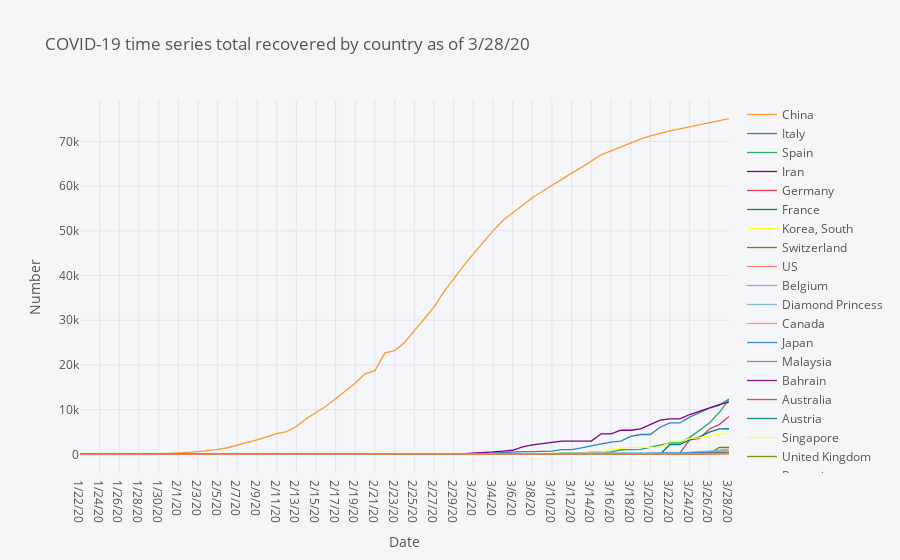

Write notebook code for a chart like this one.
### Code cell
# Time series total recovered by country

df=covid19_recovered.groupby('Country/Region').sum().reset_index()
df_recovered=df.sort_values(recovered_latest,ascending=False).head(20).drop(['Lat', 'Long'],axis=1).set_index("Country/Region").T
fig = df_recovered.iplot(asFigure=True, xTitle="Date", yTitle="Number", title=f'COVID-19 time series total recovered by country as of {recovered_latest}')
fig

### Figure 1 — Plotly figure (JSON) as saved in the notebook; plotly's stock layout.template omitted (floating-point values rounded to 4 significant figures)
{"data": [{"line": {"color": "rgba(255, 153, 51, 1.0)", "dash": "solid", "shape": "linear", "width": 1.3}, "mode": "lines", "name": "China", "text": "", "type": "scatter", "x": ["1/22/20", "1/23/20", "1/24/20", "1/25/20", "1/26/20", "1/27/20", "1/28/20", "1/29/20", "1/30/20", "1/31/20", "2/1/20", "2/2/20", "2/3/20", "2/4/20", "2/5/20", "2/6/20", "2/7/20", "2/8/20", "2/9/20", "2/10/20", "2/11/20", "2/12/20", "2/13/20", "2/14/20", "2/15/20", "2/16/20", "2/17/20", "2/18/20", "2/19/20", "2/20/20", "2/21/20", "2/22/20", "2/23/20", "2/24/20", "2/25/20", "2/26/20", "2/27/20", "2/28/20", "2/29/20", "3/1/20", "3/2/20", "3/3/20", "3/4/20", "3/5/20", "3/6/20", "3/7/20", "3/8/20", "3/9/20", "3/10/20", "3/11/20", "3/12/20", "3/13/20", "3/14/20", "3/15/20", "3/16/20", "3/17/20", "3/18/20", "3/19/20", "3/20/20", "3/21/20", "3/22/20", "3/23/20", "3/24/20", "3/25/20", "3/26/20", "3/27/20", "3/28/20"], "y": [28, 30, 36, 39, 49, 58, 101, 120, 135, 214, 275, 463, 614, 843, 1115, 1477, 1999, 2596, 3219, 3918, 4636, 5082, 6217, 7977, 9298, 10755, 12462, 14206, 15962, 18014, 18704, 22699, 23187, 25015, 27676, 30084, 32930, 36329, 39320, 42162, 44854, 47450, 50001, 52292, 53944, 55539, 57388, 58804, 60181, 61644, 62901, 64196, 65660, 67017, 67910, 68798, 69755, 70535, 71266, 71857, 72362, 72814, 73280, 73773, 74181, 74720, 75100]}, {"line": {"color": "rgba(55, 128, 191, 1.0)", "dash": "solid", "shape": "linear", "width": 1.3}, "mode": "lines", "name": "Italy", "text": "", "type": "scatter", "x": ["1/22/20", "1/23/20", "1/24/20", "1/25/20", "1/26/20", "1/27/20", "1/28/20", "1/29/20", "1/30/20", "1/31/20", "2/1/20", "2/2/20", "2/3/20", "2/4/20", "2/5/20", "2/6/20", "2/7/20", "2/8/20", "2/9/20", "2/10/20", "2/11/20", "2/12/20", "2/13/20", "2/14/20", "2/15/20", "2/16/20", "2/17/20", "2/18/20", "2/19/20", "2/20/20", "2/21/20", "2/22/20", "2/23/20", "2/24/20", "2/25/20", "2/26/20", "2/27/20", "2/28/20", "2/29/20", "3/1/20", "3/2/20", "3/3/20", "3/4/20", "3/5/20", "3/6/20", "3/7/20", "3/8/20", "3/9/20", "3/10/20", "3/11/20", "3/12/20", "3/13/20", "3/14/20", "3/15/20", "3/16/20", "3/17/20", "3/18/20", "3/19/20", "3/20/20", "3/21/20", "3/22/20", "3/23/20", "3/24/20", "3/25/20", "3/26/20", "3/27/20", "3/28/20"], "y": [0, 0, 0, 0, 0, 0, 0, 0, 0, 0, 0, 0, 0, 0, 0, 0, 0, 0, 0, 0, 0, 0, 0, 0, 0, 0, 0, 0, 0, 0, 0, 1, 2, 1, 1, 3, 45, 46, 46, 83, 149, 160, 276, 414, 523, 589, 622, 724, 724, 1045, 1045, 1439, 1966, 2335, 2749, 2941, 4025, 4440, 4440, 6072, 7024, 7024, 8326, 9362, 10361, 10950, 12384]}, {"line": {"color": "rgba(50, 171, 96, 1.0)", "dash": "solid", "shape": "linear", "width": 1.3}, "mode": "lines", "name": "Spain", "text": "", "type": "scatter", "x": ["1/22/20", "1/23/20", "1/24/20", "1/25/20", "1/26/20", "1/27/20", "1/28/20", "1/29/20", "1/30/20", "1/31/20", "2/1/20", "2/2/20", "2/3/20", "2/4/20", "2/5/20", "2/6/20", "2/7/20", "2/8/20", "2/9/20", "2/10/20", "2/11/20", "2/12/20", "2/13/20", "2/14/20", "2/15/20", "2/16/20", "2/17/20", "2/18/20", "2/19/20", "2/20/20", "2/21/20", "2/22/20", "2/23/20", "2/24/20", "2/25/20", "2/26/20", "2/27/20", "2/28/20", "2/29/20", "3/1/20", "3/2/20", "3/3/20", "3/4/20", "3/5/20", "3/6/20", "3/7/20", "3/8/20", "3/9/20", "3/10/20", "3/11/20", "3/12/20", "3/13/20", "3/14/20", "3/15/20", "3/16/20", "3/17/20", "3/18/20", "3/19/20", "3/20/20", "3/21/20", "3/22/20", "3/23/20", "3/24/20", "3/25/20", "3/26/20", "3/27/20", "3/28/20"], "y": [0, 0, 0, 0, 0, 0, 0, 0, 0, 0, 0, 0, 0, 0, 0, 0, 0, 0, 0, 0, 0, 0, 0, 0, 2, 2, 2, 2, 2, 2, 2, 2, 2, 2, 2, 2, 2, 2, 2, 2, 2, 2, 2, 2, 2, 30, 30, 32, 32, 183, 183, 193, 517, 517, 530, 1028, 1081, 1107, 1588, 2125, 2575, 2575, 3794, 5367, 7015, 9357, 12285]}, {"line": {"color": "rgba(128, 0, 128, 1.0)", "dash": "solid", "shape": "linear", "width": 1.3}, "mode": "lines", "name": "Iran", "text": "", "type": "scatter", "x": ["1/22/20", "1/23/20", "1/24/20", "1/25/20", "1/26/20", "1/27/20", "1/28/20", "1/29/20", "1/30/20", "1/31/20", "2/1/20", "2/2/20", "2/3/20", "2/4/20", "2/5/20", "2/6/20", "2/7/20", "2/8/20", "2/9/20", "2/10/20", "2/11/20", "2/12/20", "2/13/20", "2/14/20", "2/15/20", "2/16/20", "2/17/20", "2/18/20", "2/19/20", "2/20/20", "2/21/20", "2/22/20", "2/23/20", "2/24/20", "2/25/20", "2/26/20", "2/27/20", "2/28/20", "2/29/20", "3/1/20", "3/2/20", "3/3/20", "3/4/20", "3/5/20", "3/6/20", "3/7/20", "3/8/20", "3/9/20", "3/10/20", "3/11/20", "3/12/20", "3/13/20", "3/14/20", "3/15/20", "3/16/20", "3/17/20", "3/18/20", "3/19/20", "3/20/20", "3/21/20", "3/22/20", "3/23/20", "3/24/20", "3/25/20", "3/26/20", "3/27/20", "3/28/20"], "y": [0, 0, 0, 0, 0, 0, 0, 0, 0, 0, 0, 0, 0, 0, 0, 0, 0, 0, 0, 0, 0, 0, 0, 0, 0, 0, 0, 0, 0, 0, 0, 0, 0, 0, 0, 49, 49, 73, 123, 175, 291, 291, 552, 739, 913, 1669, 2134, 2394, 2731, 2959, 2959, 2959, 2959, 4590, 4590, 5389, 5389, 5710, 6745, 7635, 7931, 7931, 8913, 9625, 10457, 11133, 11679]}, {"line": {"color": "rgba(219, 64, 82, 1.0)", "dash": "solid", "shape": "linear", "width": 1.3}, "mode": "lines", "name": "Germany", "text": "", "type": "scatter", "x": ["1/22/20", "1/23/20", "1/24/20", "1/25/20", "1/26/20", "1/27/20", "1/28/20", "1/29/20", "1/30/20", "1/31/20", "2/1/20", "2/2/20", "2/3/20", "2/4/20", "2/5/20", "2/6/20", "2/7/20", "2/8/20", "2/9/20", "2/10/20", "2/11/20", "2/12/20", "2/13/20", "2/14/20", "2/15/20", "2/16/20", "2/17/20", "2/18/20", "2/19/20", "2/20/20", "2/21/20", "2/22/20", "2/23/20", "2/24/20", "2/25/20", "2/26/20", "2/27/20", "2/28/20", "2/29/20", "3/1/20", "3/2/20", "3/3/20", "3/4/20", "3/5/20", "3/6/20", "3/7/20", "3/8/20", "3/9/20", "3/10/20", "3/11/20", "3/12/20", "3/13/20", "3/14/20", "3/15/20", "3/16/20", "3/17/20", "3/18/20", "3/19/20", "3/20/20", "3/21/20", "3/22/20", "3/23/20", "3/24/20", "3/25/20", "3/26/20", "3/27/20", "3/28/20"], "y": [0, 0, 0, 0, 0, 0, 0, 0, 0, 0, 0, 0, 0, 0, 0, 0, 0, 0, 0, 0, 0, 0, 1, 1, 1, 1, 1, 12, 12, 12, 14, 14, 14, 14, 14, 15, 16, 16, 16, 16, 16, 16, 16, 16, 17, 18, 18, 18, 18, 25, 25, 46, 46, 46, 67, 67, 105, 113, 180, 233, 266, 266, 3243, 3547, 5673, 6658, 8481]}, {"line": {"color": "rgba(0, 128, 128, 1.0)", "dash": "solid", "shape": "linear", "width": 1.3}, "mode": "lines", "name": "France", "text": "", "type": "scatter", "x": ["1/22/20", "1/23/20", "1/24/20", "1/25/20", "1/26/20", "1/27/20", "1/28/20", "1/29/20", "1/30/20", "1/31/20", "2/1/20", "2/2/20", "2/3/20", "2/4/20", "2/5/20", "2/6/20", "2/7/20", "2/8/20", "2/9/20", "2/10/20", "2/11/20", "2/12/20", "2/13/20", "2/14/20", "2/15/20", "2/16/20", "2/17/20", "2/18/20", "2/19/20", "2/20/20", "2/21/20", "2/22/20", "2/23/20", "2/24/20", "2/25/20", "2/26/20", "2/27/20", "2/28/20", "2/29/20", "3/1/20", "3/2/20", "3/3/20", "3/4/20", "3/5/20", "3/6/20", "3/7/20", "3/8/20", "3/9/20", "3/10/20", "3/11/20", "3/12/20", "3/13/20", "3/14/20", "3/15/20", "3/16/20", "3/17/20", "3/18/20", "3/19/20", "3/20/20", "3/21/20", "3/22/20", "3/23/20", "3/24/20", "3/25/20", "3/26/20", "3/27/20", "3/28/20"], "y": [0, 0, 0, 0, 0, 0, 0, 0, 0, 0, 0, 0, 0, 0, 0, 0, 0, 0, 0, 0, 0, 2, 2, 2, 4, 4, 4, 4, 4, 4, 4, 4, 4, 4, 11, 11, 11, 11, 12, 12, 12, 12, 12, 12, 12, 12, 12, 12, 12, 12, 12, 12, 12, 12, 12, 12, 12, 12, 12, 12, 2206, 2206, 3250, 3907, 4955, 5707, 5724]}, {"line": {"color": "rgba(255, 255, 51, 1.0)", "dash": "solid", "shape": "linear", "width": 1.3}, "mode": "lines", "name": "Korea, South", "text": "", "type": "scatter", "x": ["1/22/20", "1/23/20", "1/24/20", "1/25/20", "1/26/20", "1/27/20", "1/28/20", "1/29/20", "1/30/20", "1/31/20", "2/1/20", "2/2/20", "2/3/20", "2/4/20", "2/5/20", "2/6/20", "2/7/20", "2/8/20", "2/9/20", "2/10/20", "2/11/20", "2/12/20", "2/13/20", "2/14/20", "2/15/20", "2/16/20", "2/17/20", "2/18/20", "2/19/20", "2/20/20", "2/21/20", "2/22/20", "2/23/20", "2/24/20", "2/25/20", "2/26/20", "2/27/20", "2/28/20", "2/29/20", "3/1/20", "3/2/20", "3/3/20", "3/4/20", "3/5/20", "3/6/20", "3/7/20", "3/8/20", "3/9/20", "3/10/20", "3/11/20", "3/12/20", "3/13/20", "3/14/20", "3/15/20", "3/16/20", "3/17/20", "3/18/20", "3/19/20", "3/20/20", "3/21/20", "3/22/20", "3/23/20", "3/24/20", "3/25/20", "3/26/20", "3/27/20", "3/28/20"], "y": [0, 0, 0, 0, 0, 0, 0, 0, 0, 0, 0, 0, 0, 0, 0, 0, 1, 1, 3, 3, 3, 7, 7, 7, 9, 9, 10, 12, 12, 16, 16, 16, 18, 18, 22, 22, 22, 22, 27, 30, 30, 30, 41, 41, 135, 135, 118, 118, 247, 288, 333, 510, 510, 510, 1137, 1407, 1540, 1540, 1540, 1540, 2909, 2909, 3507, 3730, 4144, 4528, 4811]}, {"line": {"color": "rgba(128, 128, 0, 1.0)", "dash": "solid", "shape": "linear", "width": 1.3}, "mode": "lines", "name": "Switzerland", "text": "", "type": "scatter", "x": ["1/22/20", "1/23/20", "1/24/20", "1/25/20", "1/26/20", "1/27/20", "1/28/20", "1/29/20", "1/30/20", "1/31/20", "2/1/20", "2/2/20", "2/3/20", "2/4/20", "2/5/20", "2/6/20", "2/7/20", "2/8/20", "2/9/20", "2/10/20", "2/11/20", "2/12/20", "2/13/20", "2/14/20", "2/15/20", "2/16/20", "2/17/20", "2/18/20", "2/19/20", "2/20/20", "2/21/20", "2/22/20", "2/23/20", "2/24/20", "2/25/20", "2/26/20", "2/27/20", "2/28/20", "2/29/20", "3/1/20", "3/2/20", "3/3/20", "3/4/20", "3/5/20", "3/6/20", "3/7/20", "3/8/20", "3/9/20", "3/10/20", "3/11/20", "3/12/20", "3/13/20", "3/14/20", "3/15/20", "3/16/20", "3/17/20", "3/18/20", "3/19/20", "3/20/20", "3/21/20", "3/22/20", "3/23/20", "3/24/20", "3/25/20", "3/26/20", "3/27/20", "3/28/20"], "y": [0, 0, 0, 0, 0, 0, 0, 0, 0, 0, 0, 0, 0, 0, 0, 0, 0, 0, 0, 0, 0, 0, 0, 0, 0, 0, 0, 0, 0, 0, 0, 0, 0, 0, 0, 0, 0, 0, 0, 0, 0, 2, 3, 3, 3, 3, 3, 3, 3, 4, 4, 4, 4, 4, 4, 4, 15, 15, 15, 15, 131, 131, 131, 131, 131, 1530, 1530]}, {"line": {"color": "rgba(251, 128, 114, 1.0)", "dash": "solid", "shape": "linear", "width": 1.3}, "mode": "lines", "name": "US", "text": "", "type": "scatter", "x": ["1/22/20", "1/23/20", "1/24/20", "1/25/20", "1/26/20", "1/27/20", "1/28/20", "1/29/20", "1/30/20", "1/31/20", "2/1/20", "2/2/20", "2/3/20", "2/4/20", "2/5/20", "2/6/20", "2/7/20", "2/8/20", "2/9/20", "2/10/20", "2/11/20", "2/12/20", "2/13/20", "2/14/20", "2/15/20", "2/16/20", "2/17/20", "2/18/20", "2/19/20", "2/20/20", "2/21/20", "2/22/20", "2/23/20", "2/24/20", "2/25/20", "2/26/20", "2/27/20", "2/28/20", "2/29/20", "3/1/20", "3/2/20", "3/3/20", "3/4/20", "3/5/20", "3/6/20", "3/7/20", "3/8/20", "3/9/20", "3/10/20", "3/11/20", "3/12/20", "3/13/20", "3/14/20", "3/15/20", "3/16/20", "3/17/20", "3/18/20", "3/19/20", "3/20/20", "3/21/20", "3/22/20", "3/23/20", "3/24/20", "3/25/20", "3/26/20", "3/27/20", "3/28/20"], "y": [0, 0, 0, 0, 0, 0, 0, 0, 0, 0, 0, 0, 0, 0, 0, 0, 0, 0, 3, 3, 3, 3, 3, 3, 3, 3, 3, 3, 3, 3, 5, 5, 5, 5, 6, 6, 6, 7, 7, 7, 7, 7, 7, 7, 7, 7, 7, 7, 8, 8, 12, 12, 12, 12, 17, 17, 105, 121, 147, 176, 178, 178, 348, 361, 681, 869, 1072]}, {"line": {"color": "rgba(128, 177, 211, 1.0)", "dash": "solid", "shape": "linear", "width": 1.3}, "mode": "lines", "name": "Belgium", "text": "", "type": "scatter", "x": ["1/22/20", "1/23/20", "1/24/20", "1/25/20", "1/26/20", "1/27/20", "1/28/20", "1/29/20", "1/30/20", "1/31/20", "2/1/20", "2/2/20", "2/3/20", "2/4/20", "2/5/20", "2/6/20", "2/7/20", "2/8/20", "2/9/20", "2/10/20", "2/11/20", "2/12/20", "2/13/20", "2/14/20", "2/15/20", "2/16/20", "2/17/20", "2/18/20", "2/19/20", "2/20/20", "2/21/20", "2/22/20", "2/23/20", "2/24/20", "2/25/20", "2/26/20", "2/27/20", "2/28/20", "2/29/20", "3/1/20", "3/2/20", "3/3/20", "3/4/20", "3/5/20", "3/6/20", "3/7/20", "3/8/20", "3/9/20", "3/10/20", "3/11/20", "3/12/20", "3/13/20", "3/14/20", "3/15/20", "3/16/20", "3/17/20", "3/18/20", "3/19/20", "3/20/20", "3/21/20", "3/22/20", "3/23/20", "3/24/20", "3/25/20", "3/26/20", "3/27/20", "3/28/20"], "y": [0, 0, 0, 0, 0, 0, 0, 0, 0, 0, 0, 0, 0, 0, 0, 0, 0, 0, 0, 0, 0, 0, 0, 0, 0, 0, 1, 1, 1, 1, 1, 1, 1, 1, 1, 1, 1, 1, 1, 1, 1, 1, 1, 1, 1, 1, 1, 1, 1, 1, 1, 1, 1, 1, 1, 1, 31, 31, 1, 263, 263, 263, 461, 547, 675, 858, 1063]}, {"line": {"color": "rgba(128, 177, 211, 0.8999999999999999)", "dash": "solid", "shape": "linear", "width": 1.3}, "mode": "lines", "name": "Diamond Princess", "text": "", "type": "scatter", "x": ["1/22/20", "1/23/20", "1/24/20", "1/25/20", "1/26/20", "1/27/20", "1/28/20", "1/29/20", "1/30/20", "1/31/20", "2/1/20", "2/2/20", "2/3/20", "2/4/20", "2/5/20", "2/6/20", "2/7/20", "2/8/20", "2/9/20", "2/10/20", "2/11/20", "2/12/20", "2/13/20", "2/14/20", "2/15/20", "2/16/20", "2/17/20", "2/18/20", "2/19/20", "2/20/20", "2/21/20", "2/22/20", "2/23/20", "2/24/20", "2/25/20", "2/26/20", "2/27/20", "2/28/20", "2/29/20", "3/1/20", "3/2/20", "3/3/20", "3/4/20", "3/5/20", "3/6/20", "3/7/20", "3/8/20", "3/9/20", "3/10/20", "3/11/20", "3/12/20", "3/13/20", "3/14/20", "3/15/20", "3/16/20", "3/17/20", "3/18/20", "3/19/20", "3/20/20", "3/21/20", "3/22/20", "3/23/20", "3/24/20", "3/25/20", "3/26/20", "3/27/20", "3/28/20"], "y": [0, 0, 0, 0, 0, 0, 0, 0, 0, 0, 0, 0, 0, 0, 0, 0, 0, 0, 0, 0, 0, 0, 0, 0, 0, 0, 0, 0, 1, 1, 1, 1, 0, 0, 0, 10, 10, 10, 10, 10, 10, 10, 10, 10, 40, 40, 40, 40, 40, 325, 325, 325, 325, 325, 325, 325, 325, 325, 325, 325, 325, 325, 325, 587, 597, 597, 597]}, {"line": {"color": "rgba(255, 153, 51, 0.8999999999999999)", "dash": "solid", "shape": "linear", "width": 1.3}, "mode": "lines", "name": "Canada", "text": "", "type": "scatter", "x": ["1/22/20", "1/23/20", "1/24/20", "1/25/20", "1/26/20", "1/27/20", "1/28/20", "1/29/20", "1/30/20", "1/31/20", "2/1/20", "2/2/20", "2/3/20", "2/4/20", "2/5/20", "2/6/20", "2/7/20", "2/8/20", "2/9/20", "2/10/20", "2/11/20", "2/12/20", "2/13/20", "2/14/20", "2/15/20", "2/16/20", "2/17/20", "2/18/20", "2/19/20", "2/20/20", "2/21/20", "2/22/20", "2/23/20", "2/24/20", "2/25/20", "2/26/20", "2/27/20", "2/28/20", "2/29/20", "3/1/20", "3/2/20", "3/3/20", "3/4/20", "3/5/20", "3/6/20", "3/7/20", "3/8/20", "3/9/20", "3/10/20", "3/11/20", "3/12/20", "3/13/20", "3/14/20", "3/15/20", "3/16/20", "3/17/20", "3/18/20", "3/19/20", "3/20/20", "3/21/20", "3/22/20", "3/23/20", "3/24/20", "3/25/20", "3/26/20", "3/27/20", "3/28/20"], "y": [0, 0, 0, 0, 0, 0, 0, 0, 0, 0, 0, 0, 0, 0, 0, 0, 0, 0, 0, 0, 0, 1, 1, 1, 1, 1, 1, 1, 1, 1, 3, 3, 3, 3, 3, 3, 6, 6, 6, 6, 6, 6, 6, 6, 6, 8, 8, 8, 8, 8, 8, 8, 8, 8, 9, 9, 9, 9, 9, 10, 10, 10, 110, 183, 184, 256, 466]}, {"line": {"color": "rgba(55, 128, 191, 0.8999999999999999)", "dash": "solid", "shape": "linear", "width": 1.3}, "mode": "lines", "name": "Japan", "text": "", "type": "scatter", "x": ["1/22/20", "1/23/20", "1/24/20", "1/25/20", "1/26/20", "1/27/20", "1/28/20", "1/29/20", "1/30/20", "1/31/20", "2/1/20", "2/2/20", "2/3/20", "2/4/20", "2/5/20", "2/6/20", "2/7/20", "2/8/20", "2/9/20", "2/10/20", "2/11/20", "2/12/20", "2/13/20", "2/14/20", "2/15/20", "2/16/20", "2/17/20", "2/18/20", "2/19/20", "2/20/20", "2/21/20", "2/22/20", "2/23/20", "2/24/20", "2/25/20", "2/26/20", "2/27/20", "2/28/20", "2/29/20", "3/1/20", "3/2/20", "3/3/20", "3/4/20", "3/5/20", "3/6/20", "3/7/20", "3/8/20", "3/9/20", "3/10/20", "3/11/20", "3/12/20", "3/13/20", "3/14/20", "3/15/20", "3/16/20", "3/17/20", "3/18/20", "3/19/20", "3/20/20", "3/21/20", "3/22/20", "3/23/20", "3/24/20", "3/25/20", "3/26/20", "3/27/20", "3/28/20"], "y": [0, 0, 0, 0, 1, 1, 1, 1, 1, 1, 1, 1, 1, 1, 1, 1, 1, 1, 1, 4, 9, 9, 9, 9, 12, 12, 12, 13, 18, 18, 22, 22, 22, 22, 22, 22, 22, 22, 32, 32, 32, 43, 43, 43, 46, 76, 76, 76, 101, 118, 118, 118, 118, 118, 144, 144, 144, 150, 191, 232, 235, 235, 285, 310, 359, 372, 404]}, {"line": {"color": "rgba(50, 171, 96, 0.8999999999999999)", "dash": "solid", "shape": "linear", "width": 1.3}, "mode": "lines", "name": "Malaysia", "text": "", "type": "scatter", "x": ["1/22/20", "1/23/20", "1/24/20", "1/25/20", "1/26/20", "1/27/20", "1/28/20", "1/29/20", "1/30/20", "1/31/20", "2/1/20", "2/2/20", "2/3/20", "2/4/20", "2/5/20", "2/6/20", "2/7/20", "2/8/20", "2/9/20", "2/10/20", "2/11/20", "2/12/20", "2/13/20", "2/14/20", "2/15/20", "2/16/20", "2/17/20", "2/18/20", "2/19/20", "2/20/20", "2/21/20", "2/22/20", "2/23/20", "2/24/20", "2/25/20", "2/26/20", "2/27/20", "2/28/20", "2/29/20", "3/1/20", "3/2/20", "3/3/20", "3/4/20", "3/5/20", "3/6/20", "3/7/20", "3/8/20", "3/9/20", "3/10/20", "3/11/20", "3/12/20", "3/13/20", "3/14/20", "3/15/20", "3/16/20", "3/17/20", "3/18/20", "3/19/20", "3/20/20", "3/21/20", "3/22/20", "3/23/20", "3/24/20", "3/25/20", "3/26/20", "3/27/20", "3/28/20"], "y": [0, 0, 0, 0, 0, 0, 0, 0, 0, 0, 0, 0, 0, 0, 0, 0, 1, 1, 1, 1, 3, 3, 3, 3, 7, 7, 7, 13, 15, 15, 15, 15, 15, 18, 18, 18, 18, 18, 18, 18, 18, 22, 22, 22, 22, 23, 24, 24, 24, 26, 26, 26, 35, 42, 42, 49, 60, 75, 87, 114, 139, 139, 183, 199, 215, 259, 320]}, {"line": {"color": "rgba(128, 0, 128, 0.8999999999999999)", "dash": "solid", "shape": "linear", "width": 1.3}, "mode": "lines", "name": "Bahrain", "text": "", "type": "scatter", "x": ["1/22/20", "1/23/20", "1/24/20", "1/25/20", "1/26/20", "1/27/20", "1/28/20", "1/29/20", "1/30/20", "1/31/20", "2/1/20", "2/2/20", "2/3/20", "2/4/20", "2/5/20", "2/6/20", "2/7/20", "2/8/20", "2/9/20", "2/10/20", "2/11/20", "2/12/20", "2/13/20", "2/14/20", "2/15/20", "2/16/20", "2/17/20", "2/18/20", "2/19/20", "2/20/20", "2/21/20", "2/22/20", "2/23/20", "2/24/20", "2/25/20", "2/26/20", "2/27/20", "2/28/20", "2/29/20", "3/1/20", "3/2/20", "3/3/20", "3/4/20", "3/5/20", "3/6/20", "3/7/20", "3/8/20", "3/9/20", "3/10/20", "3/11/20", "3/12/20", "3/13/20", "3/14/20", "3/15/20", "3/16/20", "3/17/20", "3/18/20", "3/19/20", "3/20/20", "3/21/20", "3/22/20", "3/23/20", "3/24/20", "3/25/20", "3/26/20", "3/27/20", "3/28/20"], "y": [0, 0, 0, 0, 0, 0, 0, 0, 0, 0, 0, 0, 0, 0, 0, 0, 0, 0, 0, 0, 0, 0, 0, 0, 0, 0, 0, 0, 0, 0, 0, 0, 0, 0, 0, 0, 0, 0, 0, 0, 0, 0, 0, 0, 4, 4, 4, 14, 22, 35, 35, 44, 44, 60, 77, 81, 88, 100, 100, 125, 149, 149, 177, 177, 204, 227, 265]}, {"line": {"color": "rgba(219, 64, 82, 0.8999999999999999)", "dash": "solid", "shape": "linear", "width": 1.3}, "mode": "lines", "name": "Australia", "text": "", "type": "scatter", "x": ["1/22/20", "1/23/20", "1/24/20", "1/25/20", "1/26/20", "1/27/20", "1/28/20", "1/29/20", "1/30/20", "1/31/20", "2/1/20", "2/2/20", "2/3/20", "2/4/20", "2/5/20", "2/6/20", "2/7/20", "2/8/20", "2/9/20", "2/10/20", "2/11/20", "2/12/20", "2/13/20", "2/14/20", "2/15/20", "2/16/20", "2/17/20", "2/18/20", "2/19/20", "2/20/20", "2/21/20", "2/22/20", "2/23/20", "2/24/20", "2/25/20", "2/26/20", "2/27/20", "2/28/20", "2/29/20", "3/1/20", "3/2/20", "3/3/20", "3/4/20", "3/5/20", "3/6/20", "3/7/20", "3/8/20", "3/9/20", "3/10/20", "3/11/20", "3/12/20", "3/13/20", "3/14/20", "3/15/20", "3/16/20", "3/17/20", "3/18/20", "3/19/20", "3/20/20", "3/21/20", "3/22/20", "3/23/20", "3/24/20", "3/25/20", "3/26/20", "3/27/20", "3/28/20"], "y": [0, 0, 0, 0, 0, 0, 0, 0, 2, 2, 2, 2, 2, 2, 2, 2, 2, 2, 2, 2, 2, 2, 8, 8, 8, 8, 10, 10, 10, 10, 11, 11, 11, 11, 11, 11, 11, 11, 11, 11, 11, 11, 11, 21, 21, 21, 21, 21, 21, 21, 21, 23, 23, 23, 23, 23, 23, 26, 26, 26, 88, 88, 115, 119, 172, 194, 244]}, {"line": {"color": "rgba(0, 128, 128, 0.8999999999999999)", "dash": "solid", "shape": "linear", "width": 1.3}, "mode": "lines", "name": "Austria", "text": "", "type": "scatter", "x": ["1/22/20", "1/23/20", "1/24/20", "1/25/20", "1/26/20", "1/27/20", "1/28/20", "1/29/20", "1/30/20", "1/31/20", "2/1/20", "2/2/20", "2/3/20", "2/4/20", "2/5/20", "2/6/20", "2/7/20", "2/8/20", "2/9/20", "2/10/20", "2/11/20", "2/12/20", "2/13/20", "2/14/20", "2/15/20", "2/16/20", "2/17/20", "2/18/20", "2/19/20", "2/20/20", "2/21/20", "2/22/20", "2/23/20", "2/24/20", "2/25/20", "2/26/20", "2/27/20", "2/28/20", "2/29/20", "3/1/20", "3/2/20", "3/3/20", "3/4/20", "3/5/20", "3/6/20", "3/7/20", "3/8/20", "3/9/20", "3/10/20", "3/11/20", "3/12/20", "3/13/20", "3/14/20", "3/15/20", "3/16/20", "3/17/20", "3/18/20", "3/19/20", "3/20/20", "3/21/20", "3/22/20", "3/23/20", "3/24/20", "3/25/20", "3/26/20", "3/27/20", "3/28/20"], "y": [0, 0, 0, 0, 0, 0, 0, 0, 0, 0, 0, 0, 0, 0, 0, 0, 0, 0, 0, 0, 0, 0, 0, 0, 0, 0, 0, 0, 0, 0, 0, 0, 0, 0, 0, 0, 0, 0, 0, 0, 0, 0, 0, 0, 0, 0, 0, 2, 4, 4, 4, 6, 6, 6, 6, 1, 9, 9, 9, 9, 9, 9, 9, 9, 112, 225, 225]}, {"line": {"color": "rgba(255, 255, 51, 0.8999999999999999)", "dash": "solid", "shape": "linear", "width": 1.3}, "mode": "lines", "name": "Singapore", "text": "", "type": "scatter", "x": ["1/22/20", "1/23/20", "1/24/20", "1/25/20", "1/26/20", "1/27/20", "1/28/20", "1/29/20", "1/30/20", "1/31/20", "2/1/20", "2/2/20", "2/3/20", "2/4/20", "2/5/20", "2/6/20", "2/7/20", "2/8/20", "2/9/20", "2/10/20", "2/11/20", "2/12/20", "2/13/20", "2/14/20", "2/15/20", "2/16/20", "2/17/20", "2/18/20", "2/19/20", "2/20/20", "2/21/20", "2/22/20", "2/23/20", "2/24/20", "2/25/20", "2/26/20", "2/27/20", "2/28/20", "2/29/20", "3/1/20", "3/2/20", "3/3/20", "3/4/20", "3/5/20", "3/6/20", "3/7/20", "3/8/20", "3/9/20", "3/10/20", "3/11/20", "3/12/20", "3/13/20", "3/14/20", "3/15/20", "3/16/20", "3/17/20", "3/18/20", "3/19/20", "3/20/20", "3/21/20", "3/22/20", "3/23/20", "3/24/20", "3/25/20", "3/26/20", "3/27/20", "3/28/20"], "y": [0, 0, 0, 0, 0, 0, 0, 0, 0, 0, 0, 0, 0, 0, 0, 0, 0, 2, 2, 2, 9, 15, 15, 17, 18, 18, 24, 29, 34, 34, 37, 37, 51, 51, 53, 62, 62, 62, 72, 72, 78, 78, 78, 78, 78, 78, 78, 78, 78, 96, 96, 97, 105, 105, 109, 114, 114, 114, 124, 140, 144, 144, 156, 160, 172, 183, 198]}, {"line": {"color": "rgba(128, 128, 0, 0.8999999999999999)", "dash": "solid", "shape": "linear", "width": 1.3}, "mode": "lines", "name": "United Kingdom", "text": "", "type": "scatter", "x": ["1/22/20", "1/23/20", "1/24/20", "1/25/20", "1/26/20", "1/27/20", "1/28/20", "1/29/20", "1/30/20", "1/31/20", "2/1/20", "2/2/20", "2/3/20", "2/4/20", "2/5/20", "2/6/20", "2/7/20", "2/8/20", "2/9/20", "2/10/20", "2/11/20", "2/12/20", "2/13/20", "2/14/20", "2/15/20", "2/16/20", "2/17/20", "2/18/20", "2/19/20", "2/20/20", "2/21/20", "2/22/20", "2/23/20", "2/24/20", "2/25/20", "2/26/20", "2/27/20", "2/28/20", "2/29/20", "3/1/20", "3/2/20", "3/3/20", "3/4/20", "3/5/20", "3/6/20", "3/7/20", "3/8/20", "3/9/20", "3/10/20", "3/11/20", "3/12/20", "3/13/20", "3/14/20", "3/15/20", "3/16/20", "3/17/20", "3/18/20", "3/19/20", "3/20/20", "3/21/20", "3/22/20", "3/23/20", "3/24/20", "3/25/20", "3/26/20", "3/27/20", "3/28/20"], "y": [0, 0, 0, 0, 0, 0, 0, 0, 0, 0, 0, 0, 0, 0, 0, 0, 0, 0, 0, 0, 0, 1, 1, 1, 1, 8, 8, 8, 8, 8, 8, 8, 8, 8, 8, 8, 8, 8, 8, 8, 8, 8, 8, 8, 8, 18, 18, 18, 19, 19, 19, 19, 19, 19, 21, 53, 67, 67, 67, 67, 67, 67, 140, 140, 150, 151, 151]}, {"line": {"color": "rgba(251, 128, 114, 0.8999999999999999)", "dash": "solid", "shape": "linear", "width": 1.3}, "mode": "lines", "name": "Romania", "text": "", "type": "scatter", "x": ["1/22/20", "1/23/20", "1/24/20", "1/25/20", "1/26/20", "1/27/20", "1/28/20", "1/29/20", "1/30/20", "1/31/20", "2/1/20", "2/2/20", "2/3/20", "2/4/20", "2/5/20", "2/6/20", "2/7/20", "2/8/20", "2/9/20", "2/10/20", "2/11/20", "2/12/20", "2/13/20", "2/14/20", "2/15/20", "2/16/20", "2/17/20", "2/18/20", "2/19/20", "2/20/20", "2/21/20", "2/22/20", "2/23/20", "2/24/20", "2/25/20", "2/26/20", "2/27/20", "2/28/20", "2/29/20", "3/1/20", "3/2/20", "3/3/20", "3/4/20", "3/5/20", "3/6/20", "3/7/20", "3/8/20", "3/9/20", "3/10/20", "3/11/20", "3/12/20", "3/13/20", "3/14/20", "3/15/20", "3/16/20", "3/17/20", "3/18/20", "3/19/20", "3/20/20", "3/21/20", "3/22/20", "3/23/20", "3/24/20", "3/25/20", "3/26/20", "3/27/20", "3/28/20"], "y": [0, 0, 0, 0, 0, 0, 0, 0, 0, 0, 0, 0, 0, 0, 0, 0, 0, 0, 0, 0, 0, 0, 0, 0, 0, 0, 0, 0, 0, 0, 0, 0, 0, 0, 0, 0, 0, 0, 0, 0, 0, 0, 1, 1, 1, 3, 3, 3, 3, 6, 6, 7, 9, 9, 9, 16, 19, 25, 25, 52, 64, 64, 79, 86, 94, 115, 139]}], "layout": {"legend": {"bgcolor": "#F5F6F9", "font": {"color": "#4D5663"}}, "paper_bgcolor": "#F5F6F9", "plot_bgcolor": "#F5F6F9", "title": {"font": {"color": "#4D5663"}, "text": "COVID-19 time series total recovered by country as of 3/28/20"}, "xaxis": {"gridcolor": "#E1E5ED", "showgrid": true, "tickfont": {"color": "#4D5663"}, "title": {"font": {"color": "#4D5663"}, "text": "Date"}, "zerolinecolor": "#E1E5ED"}, "yaxis": {"gridcolor": "#E1E5ED", "showgrid": true, "tickfont": {"color": "#4D5663"}, "title": {"font": {"color": "#4D5663"}, "text": "Number"}, "zerolinecolor": "#E1E5ED"}}}
